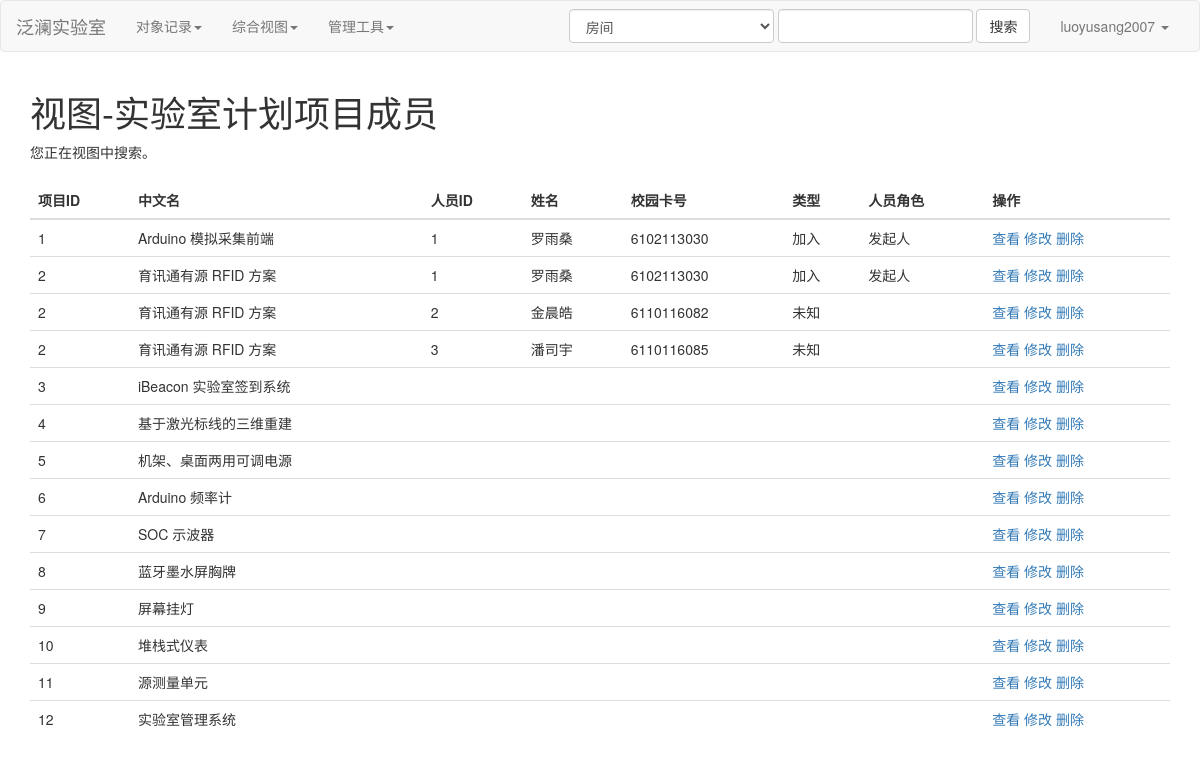
The app's page /tmplt_based_ui/search?b_name=v_lab_planned_proj_menbers with its own data.
### tables this page shows
CREATE TABLE "o_persons" (
  "person_id" INTEGER PRIMARY KEY AUTOINCREMENT,
  "username",
  "password",
  "type" TEXT,
  "title",
  "auth_role" TEXT DEFAULT app_user,
  "name" TEXT,
  "school_card_number" TEXT,
  "cell_number" TEXT,
  "email",
  "qq_number",
  "status" INTEGER,
  UNIQUE ("username" ASC)
);

CREATE TABLE o_lab_planned_projects (project_id INTEGER PRIMARY KEY AUTOINCREMENT, name_chs, name_eng, discription, title_persons_id_pair_list);

### main.py (the view)
@app.route('/tmplt_based_ui/search', methods=['GET'])
def t_base_search():
    logined_person_id = session.get('logined_person_id')
    user_info_dict = get_user_info_dict(logined_person_id)
    db = get_db()
    cur = db.cursor()
    b_name=request.args.get('b_name')
    bsns_table_dict = bsnses.getFomatdDict(b_name)
    query_sql_str = bsnses.createQuerySQL(b_name, read_auth_role = user_info_dict.get('auth_role'), filters_list = [], id = None)
    query_result = cur.execute(query_sql_str).fetchall()
    for row_index in range(len(query_result)):
        for key in list(query_result[row_index].keys()):
            if bsns_table_dict['$COLU'][key].get('$DISP_show_in_brief_view') == False :
                query_result[row_index].pop(key)
    for row_index in range(len(query_result)):
        for key, val in query_result[row_index].items():
            content_displacer = bsns_table_dict['$COLU'][key]['$DISP_displacer']
            if type(content_displacer) == dict: # if there is a displacer
                origin_result= query_result[row_index][key]
                if content_displacer. __contains__(origin_result):
                    query_result[row_index][key] = content_displacer[origin_result]
            if query_result[row_index][key] == None:
                query_result[row_index][key] = ''
    cur.close()
    return render_template('search.htm',user_info_dict = user_info_dict,bsns_table_dict = bsns_table_dict, query_result = query_result)

### findb/data_stru.py (called while the page is built)
    def getFomatdDict(self, t_name = None):
        if t_name:
            return self.formatted_dict[t_name]
        else:
            return self.formatted_dict

### main.py (called while the page is built)
def get_db():
    db = getattr(g, '_database', None)
    if db is None:
        db = g._database = sqlite3.connect(DATABASE)
        def make_dicts(cursor, row):
            return dict((cursor.description[idx][0], value)
                        for idx, value in enumerate(row)     )
        db.row_factory = make_dicts
    return db

def get_user_info_dict(person_id):
    if person_id == 0:
        return { 'logined' : False}
    else:
        db = get_db()
        cur = db.cursor()
        query_sql_str = bsnses.createQuerySQL('o_persons', read_auth_role = 'admin', filters_list = [], id = person_id)
        query_result = cur.execute(query_sql_str).fetchall()
        cur.close()
        query_result[0]['logined'] = True
        return query_result[0]

@app.teardown_appcontext
def close_connection(exception):
    db = getattr(g, '_database', None)
    if db is not None:
        db.close()

### templates/search.htm (shortened to what this page needs)
{% extends 'base/base.htm' %}
{% block main %}
<div class="container" style = "overflow-x:auto;">
    <h1>{{bsns_table_dict['$DISP_name']['ZH']}}</h1>
    {% if bsns_table_dict['$TYPE'] == 'table' %}
        您正在数据表中搜索。<a href = "/tmplt_based_ui/target_insert_form?b_name={{bsns_table_dict['$TBNM']}}" >Add New</a>
    {% elif bsns_table_dict['$TYPE'] == 'view'%}
        您正在视图中搜索。
    {% else %}
        Error!
    {% endif %}
    <div id = "message_div">&nbsp;</div>
    {% if query_result|length > 0 %}
        <table class = "table">
        <thead>
            <tr>
            {% for column_name in query_result[0].keys() %}
                <th>{{bsns_table_dict['$COLU'][column_name]['$DISP_name']['ZH']}}</th>
            {% endfor %}
            <th>操作</th>
            </tr>
        </thead>
        <tbody>
    {% for row in query_result %}
        <tr >
        {% set ns = namespace(id_val = 0) %}
        {% for key,value in row.items() %}
            {% if bsns_table_dict['$PMKY'] == key %}
                {% set ns.id_val = value %}
            <td><a href = "target_scope?id={{value}}&b_name={{bsns_table_dict['$TBNM']}}">{{value}} </a></td>
            {% else %}
            <td>{{value}} </td>
            {% endif %}
        {% endfor %}
            <td>
                <a href = "target_scope?id={{ns.id_val}}&b_name={{bsns_table_dict['$TBNM']}}"> 查看 </a>
                <a href = "target_update_form?id={{ns.id_val}}&b_name={{bsns_table_dict['$TBNM']}}"> 修改 </a>
                <a href = "#" data-toggle="modal" data-target="#delModal"   onclick = "id_to_del = {{ns.id_val}}"> 删除 </a>
            </td>
        </tr>
    {% endfor %}
    </tbody>
    </table>
    {% else %}
        <p>查找结果为空。</p>
    {% endif %}
</div>
{% endblock %}

### templates/base/include/nav.htm (shortened to what this page needs)
    <nav class="navbar navbar-default">
        <div class="container-fluid">
            <div class="navbar-header">
                <a class="navbar-brand" href="/">{{config['G_AppName']}}</a>
            </div>
            <div class="collapse navbar-collapse" id="bs-example-navbar-collapse-1">
                <ul class="nav navbar-nav">
                    <li class="dropdown">
                        <a href="#" class="dropdown-toggle" data-toggle="dropdown"
                            role="button" aria-haspopup="true" aria-expanded="false">对象记录<span class="caret"></span></a>
                    </li>
                    <li class="dropdown">
                        <a href="#" class="dropdown-toggle" data-toggle="dropdown"
                           role="button" aria-haspopup="true" aria-expanded="false">综合视图<span class="caret"></span></a>
                    </li>
                    <li class="dropdown">
                        <a href="#" class="dropdown-toggle" data-toggle="dropdown"
                           role="button" aria-haspopup="true" aria-expanded="false">管理工具<span class="caret"></span></a>
                    </li>
                </ul>
                <ul class="nav navbar-nav navbar-right">
                    <li class="dropdown">
                        <a href="#" class="dropdown-toggle" data-toggle="dropdown" role="button" aria-haspopup="true" aria-expanded="false">
                            {% if user_info_dict['logined'] == True%}
                                {{user_info_dict['username']}}
                            {% else %}
                                未登录
                            {% endif %}
                            <span class="caret"></span>
                        </a>
                    </li>
                </ul>
                <form class="navbar-form navbar-right" action="/tmplt_based_ui/search" method="get">
                            <select class = "form-control" name = b_name>
                                {%  for key, val in config['G_bsnses_dict'].items() %}
                                    <option value = "{{key}}">{{val['$DISP_name']['ZH']}}</option>
                                {% endfor %}
                            </select>
                            <input type="text" class="form-control" name = "search_key_word">
                            <button class="btn btn-default" >搜索</button>
                </form>
            </div>
        </div>
    </nav>

### records on screen
o_persons: username "luoyusang2007", row "1" "1" "加入" "发起人" "2" "1" "加入" "发起人", name_chs "Arduino 模拟采集前端", name "罗雨桑", school_card_number "6102113030", name_chs "育讯通有源 RFID 方案"
o_persons: row "2" "2" "未知", name_chs "育讯通有源 RFID 方案", name "金晨皓", school_card_number "6110116082"
o_persons: row "2" "3" "未知", name_chs "育讯通有源 RFID 方案", name "潘司宇", school_card_number "6110116085"
o_lab_planned_projects: row "3", name_chs "iBeacon 实验室签到系统"
o_lab_planned_projects: row "4", name_chs "基于激光标线的三维重建"
o_lab_planned_projects: row "5", name_chs "机架、桌面两用可调电源"
o_lab_planned_projects: row "6", name_chs "Arduino 频率计"
o_lab_planned_projects: row "7", name_chs "SOC 示波器"
o_lab_planned_projects: row "8", name_chs "蓝牙墨水屏胸牌"
o_lab_planned_projects: row "9", name_chs "屏幕挂灯"
o_lab_planned_projects: row "10", name_chs "堆栈式仪表"
o_lab_planned_projects: row "11", name_chs "源测量单元"
o_lab_planned_projects: row "12", name_chs "实验室管理系统"

### other values on screen
{{ config['G_AppName'] }} "泛澜实验室"
{{ bsns_table_dict['$DISP_name']['ZH'] }} "视图-实验室计划项目成员"
{{ bsns_table_dict['$COLU'][column_name]['$DISP_name']['ZH'] }} "项目ID" "中文名" "人员ID" "姓名" "校园卡号" "类型" "人员角色"
form field b_name "房间"
